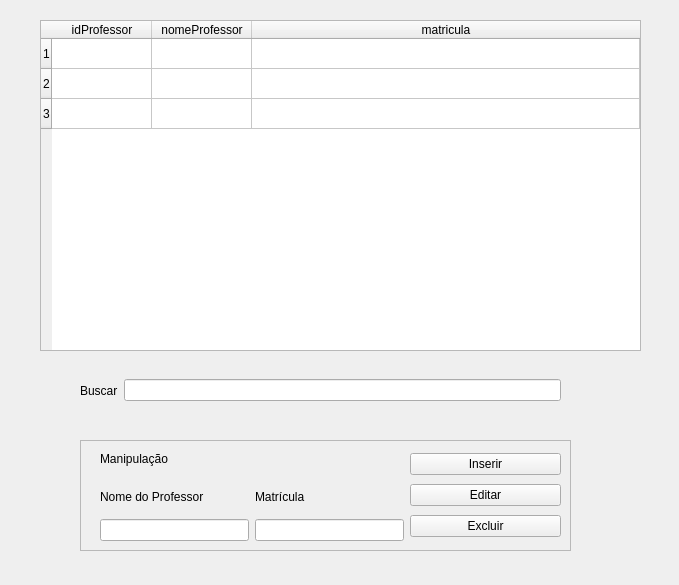
<?xml version="1.0" encoding="UTF-8"?>
<ui version="4.0">
 <class>Form</class>
 <widget class="QWidget" name="Form">
  <property name="geometry">
   <rect>
    <x>0</x>
    <y>0</y>
    <width>679</width>
    <height>585</height>
   </rect>
  </property>
  <property name="windowTitle">
   <string>Form</string>
  </property>
  <widget class="QTableWidget" name="tableProfessor">
   <property name="geometry">
    <rect>
     <x>40</x>
     <y>20</y>
     <width>601</width>
     <height>331</height>
    </rect>
   </property>
   <property name="rowCount">
    <number>3</number>
   </property>
   <attribute name="horizontalHeaderStretchLastSection">
    <bool>true</bool>
   </attribute>
   <row/>
   <row/>
   <row/>
   <column>
    <property name="text">
     <string>idProfessor</string>
    </property>
   </column>
   <column>
    <property name="text">
     <string>nomeProfessor</string>
    </property>
   </column>
   <column>
    <property name="text">
     <string>matricula</string>
    </property>
   </column>
  </widget>
  <widget class="QFrame" name="frame">
   <property name="geometry">
    <rect>
     <x>80</x>
     <y>440</y>
     <width>491</width>
     <height>111</height>
    </rect>
   </property>
   <property name="frameShape">
    <enum>QFrame::StyledPanel</enum>
   </property>
   <property name="frameShadow">
    <enum>QFrame::Raised</enum>
   </property>
   <widget class="QLabel" name="label">
    <property name="geometry">
     <rect>
      <x>20</x>
      <y>10</y>
      <width>91</width>
      <height>17</height>
     </rect>
    </property>
    <property name="text">
     <string>Manipulação</string>
    </property>
   </widget>
   <widget class="QWidget" name="layoutWidget">
    <property name="geometry">
     <rect>
      <x>20</x>
      <y>40</y>
      <width>304</width>
      <height>61</height>
     </rect>
    </property>
    <layout class="QHBoxLayout" name="horizontalLayout">
     <item>
      <layout class="QVBoxLayout" name="verticalLayout">
       <item>
        <widget class="QLabel" name="labelNomeCurso">
         <property name="text">
          <string>Nome do Professor</string>
         </property>
        </widget>
       </item>
       <item>
        <widget class="QLineEdit" name="linenomeProfessor"/>
       </item>
      </layout>
     </item>
     <item>
      <layout class="QVBoxLayout" name="verticalLayout_2">
       <item>
        <widget class="QLabel" name="labelsiglaCurso">
         <property name="text">
          <string>Matrícula</string>
         </property>
        </widget>
       </item>
       <item>
        <widget class="QLineEdit" name="lineMatricula"/>
       </item>
      </layout>
     </item>
    </layout>
   </widget>
   <widget class="QWidget" name="layoutWidget_2">
    <property name="geometry">
     <rect>
      <x>330</x>
      <y>10</y>
      <width>151</width>
      <height>92</height>
     </rect>
    </property>
    <layout class="QVBoxLayout" name="verticalLayout_4">
     <item>
      <widget class="QPushButton" name="btnInserir">
       <property name="text">
        <string>Inserir</string>
       </property>
      </widget>
     </item>
     <item>
      <widget class="QPushButton" name="btnEditar">
       <property name="text">
        <string>Editar</string>
       </property>
      </widget>
     </item>
     <item>
      <widget class="QPushButton" name="btnExcluir">
       <property name="text">
        <string>Excluir</string>
       </property>
      </widget>
     </item>
    </layout>
   </widget>
  </widget>
  <widget class="QWidget" name="layoutWidget_3">
   <property name="geometry">
    <rect>
     <x>80</x>
     <y>370</y>
     <width>481</width>
     <height>41</height>
    </rect>
   </property>
   <layout class="QHBoxLayout" name="horizontalLayout_2">
    <item>
     <widget class="QLabel" name="label_2">
      <property name="text">
       <string>Buscar</string>
      </property>
     </widget>
    </item>
    <item>
     <widget class="QLineEdit" name="lineBusca"/>
    </item>
   </layout>
  </widget>
 </widget>
 <resources/>
 <connections/>
</ui>
